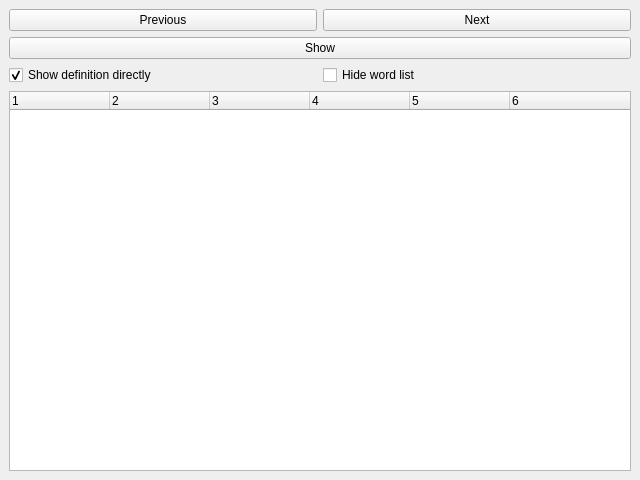
<?xml version="1.0" encoding="UTF-8"?>
<ui version="4.0">
 <class>BrowserWindow</class>
 <widget class="QDialog" name="BrowserWindow">
  <property name="geometry">
   <rect>
    <x>0</x>
    <y>0</y>
    <width>640</width>
    <height>480</height>
   </rect>
  </property>
  <property name="windowTitle">
   <string>Dialog</string>
  </property>
  <property name="modal">
   <bool>true</bool>
  </property>
  <layout class="QVBoxLayout" name="verticalLayout">
   <property name="leftMargin">
    <number>0</number>
   </property>
   <property name="topMargin">
    <number>0</number>
   </property>
   <property name="rightMargin">
    <number>0</number>
   </property>
   <property name="bottomMargin">
    <number>0</number>
   </property>
   <item>
    <widget class="QWidget" name="widgetBottom" native="true">
     <property name="sizePolicy">
      <sizepolicy hsizetype="Expanding" vsizetype="Preferred">
       <horstretch>0</horstretch>
       <verstretch>0</verstretch>
      </sizepolicy>
     </property>
     <layout class="QVBoxLayout" name="verticalLayout_3">
      <item>
       <layout class="QGridLayout" name="gridLayout" columnstretch="0,0,0,0">
        <item row="1" column="0" colspan="4">
         <widget class="QPushButton" name="pushShow">
          <property name="sizePolicy">
           <sizepolicy hsizetype="Expanding" vsizetype="Fixed">
            <horstretch>0</horstretch>
            <verstretch>0</verstretch>
           </sizepolicy>
          </property>
          <property name="text">
           <string>Show</string>
          </property>
          <property name="autoDefault">
           <bool>false</bool>
          </property>
         </widget>
        </item>
        <item row="2" column="2" colspan="2">
         <widget class="QCheckBox" name="checkHideTreeview">
          <property name="text">
           <string>Hide word list</string>
          </property>
         </widget>
        </item>
        <item row="3" column="0" colspan="4">
         <widget class="QTreeWidget" name="treeWidget">
          <property name="columnCount">
           <number>6</number>
          </property>
          <column>
           <property name="text">
            <string notr="true">1</string>
           </property>
          </column>
          <column>
           <property name="text">
            <string notr="true">2</string>
           </property>
          </column>
          <column>
           <property name="text">
            <string notr="true">3</string>
           </property>
          </column>
          <column>
           <property name="text">
            <string notr="true">4</string>
           </property>
          </column>
          <column>
           <property name="text">
            <string notr="true">5</string>
           </property>
          </column>
          <column>
           <property name="text">
            <string notr="true">6</string>
           </property>
          </column>
         </widget>
        </item>
        <item row="0" column="0" colspan="2">
         <widget class="QPushButton" name="pushPrevious">
          <property name="sizePolicy">
           <sizepolicy hsizetype="Expanding" vsizetype="Fixed">
            <horstretch>0</horstretch>
            <verstretch>0</verstretch>
           </sizepolicy>
          </property>
          <property name="text">
           <string>Previous</string>
          </property>
          <property name="autoDefault">
           <bool>false</bool>
          </property>
         </widget>
        </item>
        <item row="2" column="0" colspan="2">
         <widget class="QCheckBox" name="checkShowDefinitionDirectly">
          <property name="text">
           <string>Show definition directly</string>
          </property>
          <property name="checked">
           <bool>true</bool>
          </property>
         </widget>
        </item>
        <item row="0" column="2" colspan="2">
         <widget class="QPushButton" name="pushNext">
          <property name="sizePolicy">
           <sizepolicy hsizetype="Expanding" vsizetype="Fixed">
            <horstretch>0</horstretch>
            <verstretch>0</verstretch>
           </sizepolicy>
          </property>
          <property name="text">
           <string>Next</string>
          </property>
          <property name="autoDefault">
           <bool>false</bool>
          </property>
         </widget>
        </item>
       </layout>
      </item>
     </layout>
    </widget>
   </item>
  </layout>
 </widget>
 <resources/>
 <connections/>
</ui>
